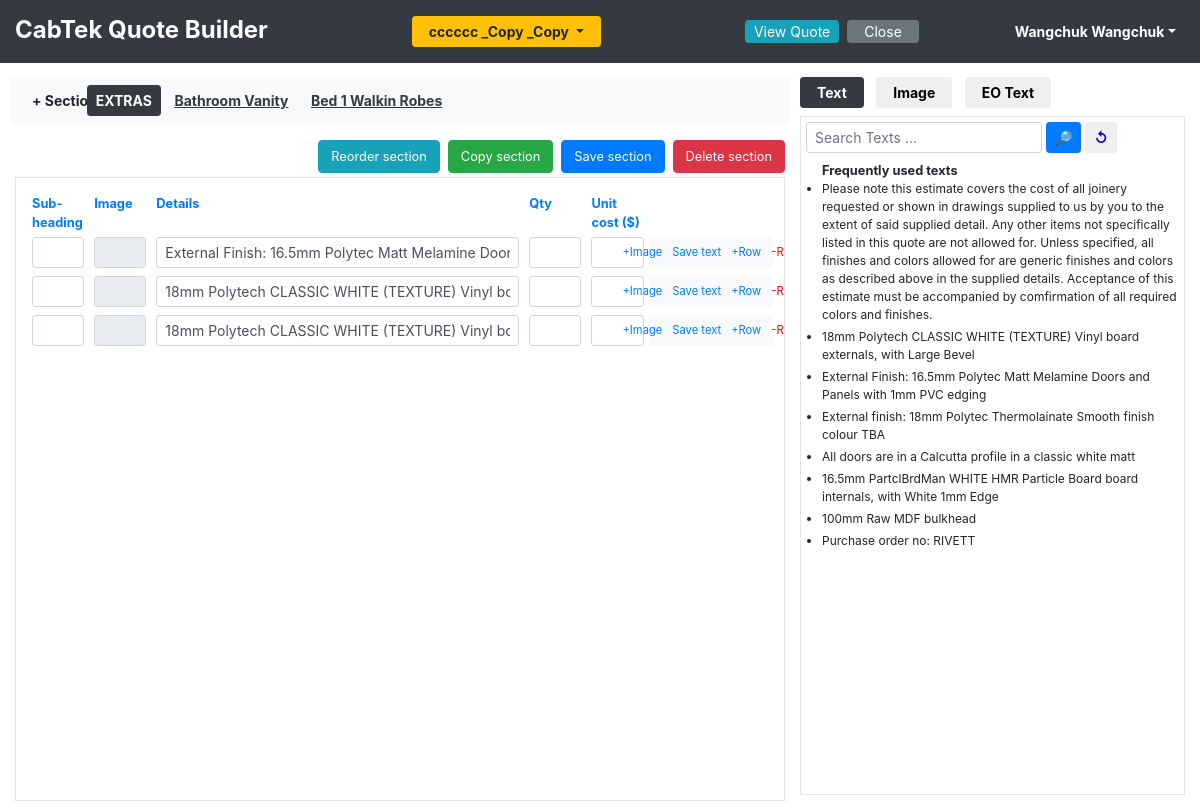
Before: /add_quote_details/cccccc _Copy _Copy (signed in) with the older database file.
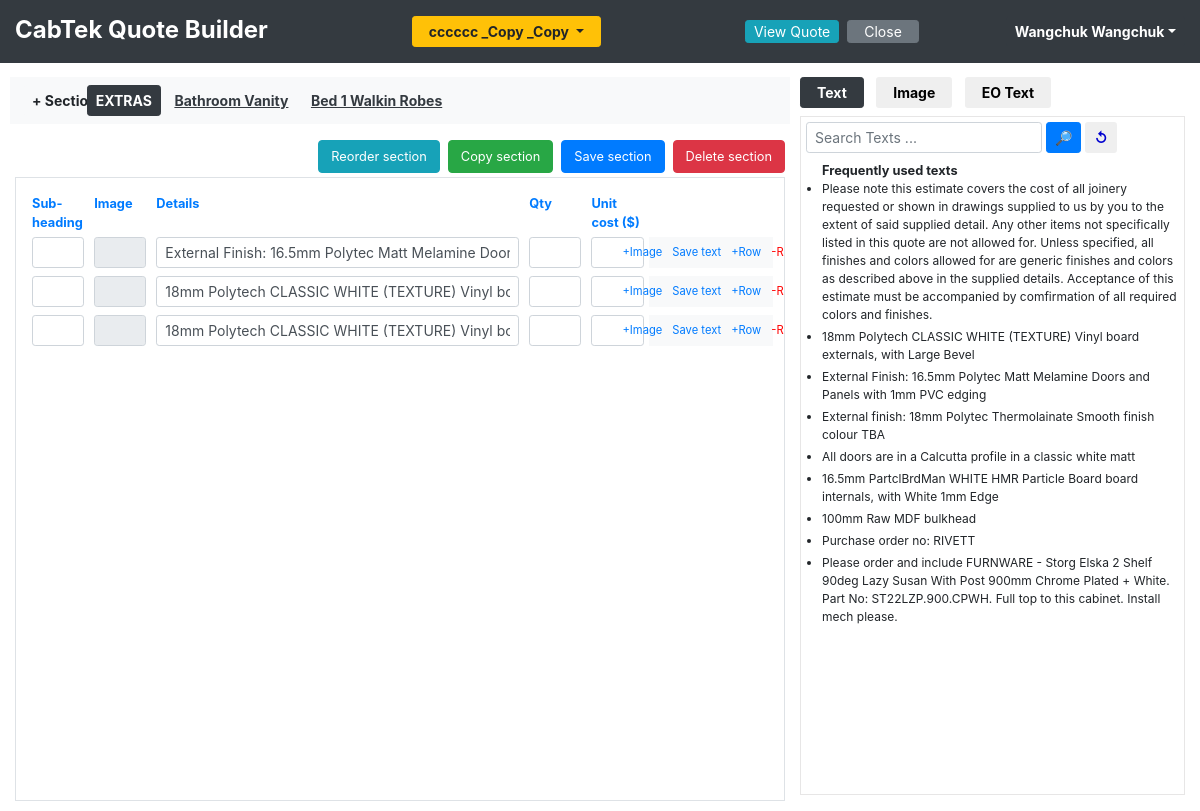
After: the same page with the newer database file.
### tables this page shows
CREATE TABLE quotes_table (
            quote_id INTEGER PRIMARY KEY AUTOINCREMENT,
            quote_name TEXT NOT NULL UNIQUE,
            user_id INTEGER NOT NULL,
            date_quote_created TEXT,
            customer_name TEXT,
            customer_email TEXT,
            customer_phone_no TEXT,
            delivery_info TEXT,
            quote_name_lower_case TEXT,
            time_stamp INTEGER,
            rev_date TEXT,
            is_template TEXT,
            quote_status_id INTEGER
        , revision_dates TEXT, joinery_supply_type TEXT, is_diy Text, company_id Integer);

CREATE TABLE user_table (
            user_id Integer PRIMARY KEY AUTOINCREMENT,
            user_name TEXT NOT NULL UNIQUE,
            full_name TEXT NOT NULL,
            email_id TEXT NOT NULL,
            user_password TEXT NOT NULL,
            mobile_no TEXT,
            phone_no TEXT,
            user_type_id Integer
            
        );

CREATE TABLE section_names_table (
            section_name_id INTEGER PRIMARY KEY AUTOINCREMENT,
            section_name TEXT NOT NULL UNIQUE,
            section_name_lower_case TEXT  
        );

CREATE TABLE frequently_used_text_table (
            id INTEGER PRIMARY KEY AUTOINCREMENT,
            user_id INTEGER NOT NULL,
            text TEXT NOT NULL,
            count INTEGER,
            text_lower_case TEXT
        );

### app.py (the view, shortened to what this page needs)
@app.route('/add_quote_details/<quote_name>', methods=['GET'])
@app.route('/add_quote_details/<quote_name>/<add_new_section>/<section_name>', methods=['GET'])
def add_quote_details(quote_name, section_name = "none", add_new_section = "no"):
    try:
        if 'user_info' in session:
            selected_section_name = None
            user_id = session['user_info']['user_id']
            section_name = section_name.strip()
            add_new_section = add_new_section.strip()
            all_images = quote_builder_db.get_all_images()
            all_image_tags = quote_builder_db.get_all_image_tags()
            texts_by_user_id = quote_builder_db.get_texts_by_user_id(user_id)
            frequently_used_texts_by_user_id = quote_builder_db.get_frequently_used_texts_by_user_id(user_id)
            all_section_names = quote_builder_db.get_all_section_names()
            all_section_image_size = quote_builder_db.get_all_section_image_size()
            quote_data = quote_builder_db.get_quote_data(quote_name)
            quote_info = quote_builder_db.get_quote_info_by_quote_name(quote_name)
            quote_info['quoted_by'] = quote_builder_db.get_user_info_by_id(user_id)['full_name']
            eo_excel_text = []
            eo_excel_by_user_id = quote_builder_db.get_eo_excel_by_user_id(user_id)
            if eo_excel_by_user_id :
                eo_excel_id = eo_excel_by_user_id[0]['id']
                eo_excel_text = quote_builder_db.get_eo_excel_text_by_eo_excel_id(eo_excel_id)
            if quote_name and section_name == 'none' and add_new_section == 'no':
                section_names = quote_data['section_names']
                if section_names:
                    selected_section_name = section_names[0]
                    return render_template('add_quote_details.html', all_images=all_images, quote_info=quote_info, texts_by_user_id=texts_by_user_id, all_section_names=all_section_names , quote_data =quote_data, selected_section_name = selected_section_name , page_name = 'add_quote_details' , eo_excel_text = eo_excel_text, all_image_tags = all_image_tags , all_section_image_size = all_section_image_size, frequently_used_texts_by_user_id = frequently_used_texts_by_user_id)
        else:
            return render_template('login_error.html')
    except Exception as ex:
        print(f'Error:"{ex}" [In function {inspect.stack()[0][3]}]')

### templates/add_quote_details.html (shortened to what this page needs)
{% include "header.html" %}
<div class="main-div">
    {% if 'user_info' in session %}
    <div class="row " style="overflow-x: hidden;">
        <div class="col-md-8 pt-1" id="add_quote_details_div">
            <div class="row">
                <div class="col-md-12">
                    <div class="form-row bg-light p-2">
                        <div class="col-md-1">
                            <button class="btn btn-light bold btn-sm  " onclick="AddSection()">+ Section</button>
                        </div>
                        <div class="col-md-11 " id="section_names_div">
                            {% if quote_data['section_names']|length > 0 %}
                            {% for section_name in quote_data['section_names'] %}
                            {% if section_name == selected_section_name %}
                            <a href="#" onclick="sectionNameOnClick(this)" type="button" class="btn btn-sm  d-inline-block bold btn-dark">{{section_name}}</a>
                            {% else %}
                            <a href="#" onclick="sectionNameOnClick(this)" type="button" class="btn btn-sm  d-inline-block bold text-dark underline">{{section_name}}</a>
                            {% endif %}
                            {% endfor %}
                            {% endif %}
                        </div>
                    </div>
                </div>
            </div>
            <div class="form-row mt-3 mb-1">
                <div class="col-md-12 d-flex justify-content-end">
                    <button type="button" class="btn  btn-info      d-inline-block      {{ '' if quote_data['section_names']|length > 1 else 'hide' }}" id="reorder_section_btn" onclick="loadReorderSections(this)"> <small>Reorder section</small></button>
                    <button type="button" class="btn  btn-success   d-inline-block ml-2 {{ '' if selected_section_name else 'hide' }}" id="copy_current_section_btn" onclick="copySection()"> <small>Copy section</small></button>
                    <button type="button" class="btn  btn-primary   d-inline-block ml-2 {{ '' if selected_section_name else 'hide' }}" id="save_section_btn" onclick="saveCurrentSectionDetailsToDB()"><small>Save section</small></button>
                    <button type="button" class="btn  btn-danger    d-inline-block ml-2 {{ '' if selected_section_name else 'hide' }}" id="delete_section_btn" onclick="deleteSelectedSection()"> <small class="">Delete section</small></button>
                </div>
            </div>
            <div class="border  p-3 {{ '' if quote_data['section_names']|length > 0 else 'hide' }}" id="quote_detail_div" style="overflow-x: hidden; overflow-y: auto; height: 78vh;">
                {% if selected_section_name %}
                <div class="form-row">
                    <div class="col-md-1 mb-1 text-primary "><small class="bold">Sub-heading</small></div>
                    <div class="col-md-1 mb-1 text-primary "><small class="bold">Image</small></div>
                    <div class="col-md-6 mb-1 text-primary "><small class="bold">Details</small></div>
                    <div class="col-md-1 mb-1 text-primary "><small class="bold">Qty</small></div>
                    <div class="col-md-1 mb-1 text-primary "><small class="bold">Unit cost ($)</small></div>
                    <div class="col-md-2 mb-1 text-primary "><small class="bold"></small></div>
                </div>
                {% endif %}
                {% set section_data = quote_data['all_sections_data'][selected_section_name] %}
                <div class="" id="section_details_div">
                    {% if selected_section_name %}
                    {% set section_detail_rows = section_data['section_detail_rows'] %}
                    {% for row in section_detail_rows %}
                    <div class="form-row section_detail_row mb-2" id="section_detail_row_{{loop.index}}">
                        <div class="col-md-1">
                            <input type="text" class="form-control form-control-sm" name="section_sub_heading_{{loop.index}}" autocomplete="off" value="{{row['section_sub_heading']}}">
                        </div>
                        <div class="col-md-1">
                            <input type="text" class="form-control form-control-sm" name="section_image_row_{{loop.index}}" autocomplete="off" value="{{row['section_image_row']}}" readonly tabindex="-1">
                        </div>
                        <div class="col-md-6">
                            <input type="text" class="form-control form-control-sm " name="section_text_row_{{loop.index}}" autocomplete="off" value="{{row['section_text']}}">
                        </div>
                        <div class="col-md-1">
                            <input type="number" class="form-control form-control-sm" name="section_qty_row_{{loop.index}}" autocomplete="off" value="{{ '' if row['section_qty_row'] == 0 else row['section_qty_row'] }}">
                        </div>
                        <div class="col-md-1">
                            <input type="number" class="form-control form-control-sm" name="unit_cost_row_{{loop.index}}" autocomplete="off" value="{{ '' if row['section_unit_cost_row'] == 0 else row['section_unit_cost_row']}}">
                        </div>
                        <div class="col-md-2 bg-light d-flex justify-content-center px-0">
                            <button type="button" class="btn btn-sm btn-link  px-1" name="add_remove_row_image_btn_{{loop.index}}" data-img_inp_name="section_image_row_{{loop.index}}" onclick="addRemoveRowImage(this)" tabindex="-1">
                                {% if row['section_image_row']|length > 0 %} <small class="text-red">-Image</small> {% else %} <small>+Image</small> {% endif %}
                            </button>
                            <button type="button" class="btn btn-sm btn-link px-1" onclick="saveTextToDb('section_detail_row_{{loop.index}}' , 'section_text_row_{{loop.index}}')" tabindex="-1"><small>Save text</small></button>
                            <button type="button" class="btn btn-sm btn-link px-1" onclick="addNewSectionDetailsRowBelow('section_detail_row_{{loop.index}}')" tabindex="-1"><small>+Row</small></button>
                            <button type="button" class="btn btn-sm btn-link px-1 text-red" onclick="removeSectionDetailsRow('section_detail_row_{{loop.index}}')" tabindex="-1"><small>-Row</small></button>
                        </div>
                    </div>
                    {% endfor %}
                    {% endif %}
                </div>
            </div>
        </div>
        <div class="col-md-4 pl-0 pt-1 {{ '' if quote_data['section_names']|length > 0 else 'hide' }}" id="add_resources_div">
            <div class="mb-2">
                <button type="button" id="addTextBtn" class="btn btn-sm btn-dark  bold pl-3 pr-3 mr-2" onclick="showAddTextDiv()">Text</button>
                <button type="button" id="addImageBtn" class="btn btn-sm  bold pl-3 pr-3 mr-2" onclick="showAddImageDiv()">Image</button>
                <button type="button" id="addEoTextBtn" class="btn btn-sm   bold pl-3 pr-3" onclick="showAddEoTextDiv()">EO Text</button>
            </div>
            <div id="addTextDiv" class=" color-border">
                <div class="row mb-2">
                    <div class="col-md-12 ">
                        <div class="input-group" id="text_serach_div">
                            <div class="form-outline mr-1">
                                <input type="text" id="text_search_input" name="text_search_word" placeholder="Search Texts ..." class="form-control form-control-sm" autocomplete="off" tabindex="0" />
                            </div>
                            <button type="button" class="btn btn-sm btn-primary  mr-1" onclick="getSearchedTextsFromDb()"> &#128270; </button>
                            <button type="button" class="btn btn-sm text-blue bold  " onclick="refreshTextResultDiv()"> &#8634; </button>
                        </div>
                    </div>
                </div>
                <div id="text_display_div" style=" overflow-x: hidden; overflow-y: auto; height: 78.5vh;">
                    <ul id="frequently_used_text_ul_block" class="pl-3 my-0">
                        {% if frequently_used_texts_by_user_id %}
                        <small class="bold">Frequently used texts</small>
                        {% for text in frequently_used_texts_by_user_id %}
                        <li class="mb-1" id="frequently_used_text_li_id_{{text['id']}}">
                            <span class="pr-1" onclick="addTextToQuoteDetail(this.id)" id="frequently_used_text_id_{{text['id']}}">{{text['text']}}</span>
                        </li>
                        {% endfor %}
                        {% endif %}
                    </ul>
                </div>
            </div>
        </div>
    </div>
    {% else %}
    <center>
        <p class=" text-red">Ooopss.. Seems like you are logged out..</p>
        <a href="{{url_for('login')}}"> Click here to login again </a>
    </center>
    {% endif %}
</div>
{% include "footer.html" %}

### templates/header.html (shortened to what this page needs)
<html lang="en">
{% set active_page = page_name %}
<head>
    <link href="{{ url_for('static', filename='vendor/bootstrap4/css/bootstrap.min.css') }}" rel="stylesheet">
    <link href="{{ url_for('static', filename='mycss/styles.css')}}" rel="stylesheet">
    <link href="{{ url_for('static', filename='mycss/view_quote_style.css')}}" rel="stylesheet">
    <link rel="stylesheet" type="text/css" href="{{ url_for('static', filename='mycss/disble_printing.css')}}" media="print" />
</head>
<body>
    <nav class="navbar navbar-expand-lg bg-dark sticky-top p-0">
        <div class="container-fluid  m-0 pt-3 pb-3">
            <div class="nav navbar-nav">
                <p class="nav-link text-white bold h4 p-0  m-0 mr-5">CabTek Quote Builder</p>
                {% if active_page == 'add_quote_details' or active_page == 'view_quote' %}
                <div class="dropdown mr-5 ml-5">
                    <button class="btn btn-warning dropdown-toggle btn-sm pl-3 pr-3 bold ml-5 mr-5" type="button" data-toggle="dropdown"><span id="quote_name">{{ quote_info['quote_name'] }} </span> </button>
                </div>
                {% endif %}
                {% if active_page == 'add_quote_details' %}
                <li><a class="nav-link btn btn-sm btn-info p-0 pl-2  pr-2 mt-1 mr-2 ml-5" type="button" href="#" onclick="autoSaveSectionDetails(true,false)"><span class="text-white"> View Quote </span></a></li>
                <li><a class="nav-link btn btn-sm btn-secondary text-white mt-1 p-0 pl-3 pr-3 mr-2" type="button" href="#" onclick="autoSaveSectionDetails(false,true)">Close</a></li>
                {% endif %}
            </div>
            <div class="dropdown nav navbar-nav navbar-right   p-0">
                {% if 'user_info' in session %}
                <button class="btn btn-sm btn-dark dropdown-toggle bold" type="button" id="dropdownMenuUser" data-toggle="dropdown" aria-haspopup="true" aria-expanded="false">{{ session['user_info']['full_name'] }}</button>
                {% endif %}
            </div>
        </div>
    </nav>

### templates/footer.html (shortened to what this page needs)
</body>
</html>

Changed rows visible on the page:
added frequently_used_text_table: text "Please order and include FURNWARE - Storg Elska 2 Shelf 90deg Lazy Susan With Post 900mm Chrome Plated + White. Part No: ST22LZP.900.CPWH. Full top to this cabinet. Install mech please."
